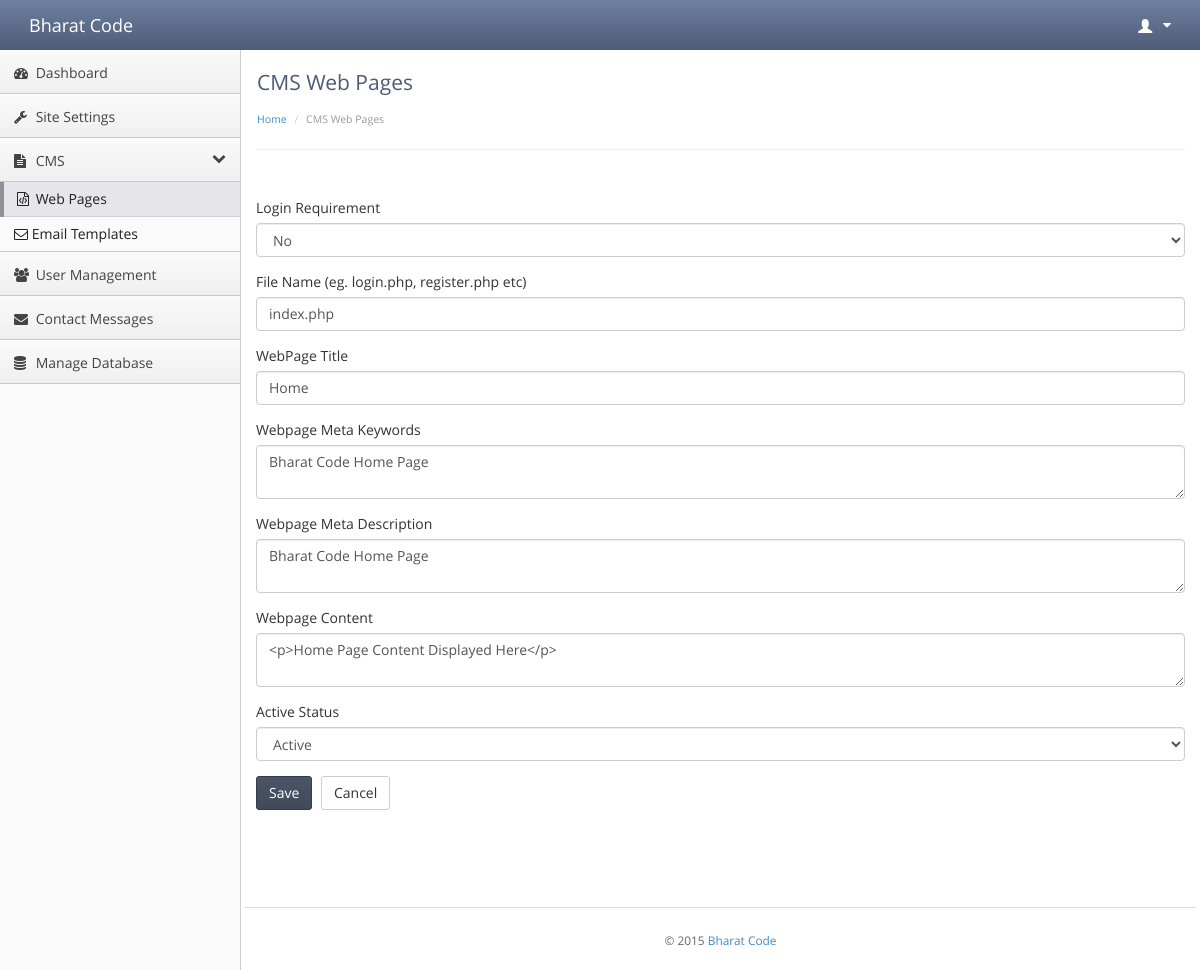
Screenshot of /admin/cmswebpages.php?action=edit&id=1 (signed in) with the database file from the repository.
### tables this page shows
CREATE TABLE `bh_cms_webpages` (
  `webpage_id` int(11) NOT NULL AUTO_INCREMENT COMMENT 'Primary Key',
  `login_require` int(1) NOT NULL,
  `webpage_url` varchar(250) NOT NULL,
  `webpage_title` varchar(100) NOT NULL,
  `webpage_keywords` text NOT NULL,
  `webpage_description` text NOT NULL,
  `webpage_content` longtext NOT NULL,
  `active_status` int(1) NOT NULL COMMENT '0:Inactive, 1: Active',
  PRIMARY KEY (`webpage_id`)
);

### class/Main.class.php (called while the page is built, shortened)
<?php
class Main
{
		public function __construct()
		{
			$this->pagefilename = basename($_SERVER['PHP_SELF']);
			$info_array = array();
			$this->sitedata = $this->GetSingleRecord("site_settings",$info_array);
		}
			public function GetSingleRecord($tablename,array $array)
			{
				if(TABLE_PREFIX!="")
				{
					$tablename = TABLE_PREFIX.$tablename;
				}
				$record = array();
				if(!isset($array['fields']) || $array['fields']=="") {$array['fields']="*";}
				$query_string = "select ".$array['fields']." from ".$tablename." where 1=1 ";
				if(@$array['where']!="")
				{
					$query_string.=" and ".$array['where']." ";
				}
				$query = mysql_query($query_string) or die(mysql_error());
				if(@mysql_num_rows($query)>0)
				{
					$record = mysql_fetch_assoc($query);
				}
				return $record;
			}
}
?>

### admin/class/Admin.class.php (called while the page is built, shortened)
<?php
@include("../class/Main.class.php");
class Admin extends Main
{
	public function __construct()
	{
		parent::__construct();
	}
}
?>

### admin/class/CMS.class.php (called while the page is built, shortened)
<?php
include("Admin.class.php");
class CMS extends Admin
{
	public function __construct()
	{
		parent::__construct();
			if($this->pagefilename=="cmswebpages.php")
			{
				if(isset($_POST['submit_add']))
				{
					array_splice($_POST, -1);
					$insert_id = $this->InsertRecord("cms_webpages",$_POST);
					if($insert_id>0)
					{
						$_SESSION['admin_response'] = array("status"=>"success","message"=>"Record has been added successfully.");
					}
					$this->RedirectPage($this->pagefilename);
				}
				else if(isset($_GET['action']) && $_GET['action']=="edit" && isset($_GET['id']) && is_numeric($_GET['id']))
				{
					if(isset($_POST['submit_edit']))
					{
						array_splice($_POST, -1);
						$records = $this->UpdateRecord("cms_webpages",$_POST,"webpage_id='".$_GET['id']."'");
						if($records>0)
						{
							$_SESSION['admin_response'] = array("status"=>"success","message"=> " Record has been updated successfully.");
						}
						$this->RedirectPage($this->pagefilename);
					}
					else
					{
						$info_array = array("where"=>"webpage_id='".$_GET['id']."'");
						$this->data = $this->GetSingleRecord("cms_webpages",$info_array);
					}
				}
			}
	}
}
?>

### admin/cmswebpages.php (the view, shortened to what this page needs)
<?php
@include("class/CMS.class.php");
$Admin = new CMS();
@include("includes/header.php");
?>
<?php if(isset($_GET['action']) && ($_GET['action']=="add" || $_GET['action']=="edit")) { ?>
<div class="row">
  <div class="col-md-12">
    <br>
    <div id="myTabContent" class="tab-content">
      <div class="tab-pane active in" id="home">
      	<form method="post" enctype="multipart/form-data">
      		<div class="form-group">
		        <label>Login Requirement</label>
		        <select name="login_require" id="login_require" class="form-control">
					<option value="0" <?php if(@$Admin->data['login_require']=="0") echo "selected"; ?>>No</option>
		        </select>
	        </div>
      		<div class="form-group">
		        <label>File Name (eg. login.php, register.php etc)</label>
		        <input type="text" name="webpage_url" id="webpage_url" class="form-control" value="<?php echo stripslashes(@$Admin->data['webpage_url']);?>" title="Please Enter Web Page URL">
	        </div>
	        <div class="form-group">
		        <label>WebPage Title</label>
		        <input type="text" name="webpage_title" id="webpage_title" class="form-control" value="<?php echo stripslashes(@$Admin->data['webpage_title']);?>" title="Please Enter Web Page Title">
	        </div>
	        <div class="form-group">
		        <label>Webpage Meta Keywords</label>
		        <textarea name="webpage_keywords" id="webpage_keywords" class="form-control"><?php echo stripslashes(@$Admin->data['webpage_keywords']);?></textarea>
	        </div>
	        <div class="form-group">
		        <label>Webpage Meta Description</label>
		        <textarea name="webpage_description" id="webpage_description" class="form-control"><?php echo stripslashes(@$Admin->data['webpage_description']);?></textarea>
	        </div>
	        <div class="form-group">
		        <label>Webpage Content</label>
		        <textarea name="webpage_content" id="webpage_content" class="ckeditor form-control"><?php echo stripslashes(@$Admin->data['webpage_content']);?></textarea>
	        </div>
	        <div class="form-group">
		        <label>Active Status</label>
		        <select name="active_status" id="active_status" class="form-control">
		        	<option value="1" <?php if(@$Admin->data['active_status']=="1") echo "selected"; ?>>Active</option>
		        </select>
	        </div>
	        <div class="btn-toolbar list-toolbar">
		      	<input type="submit" name="submit_<?php echo $_GET['action'];?>" value="Save" class="btn btn-primary">
				<input type="button" name="cancel_button" value="Cancel" onclick="window.location='<?php echo $Admin->pagefilename;?>';" class="btn btn-default">
		    </div>
      	</form>
      </div>
    </div>
  </div>
</div>
<?php } ?>
<?php @include("includes/footer.php"); ?>

### admin/stylesheets/theme.css (style rules this page uses)
body { background: #fafafa; background-position: initial initial; background-repeat: initial initial; margin: 0px; padding: 0px; }
body, h1, h2, h3, h4, h5, h6, p, a, .h1, .h2, .h3, .h4, .h5, .h6 { font-family: 'Open Sans', helvetica, arial, sans-serif; }
label { font-weight: normal; }
.btn-toolbar.list-toolbar { margin-bottom: 1em; }
.btn { -webkit-border-radius: 3px; -moz-border-radius: 3px; border-radius: 3px; }
.btn-primary { background-color: #414959; background-image: -webkit-gradient(linear, 0 0, 0 100%, from(#4c5568), to(#414959)); border: 1px solid #363d4a; font-weight: normal; }

### rows the page displays
bh_cms_webpages: login_require "No", webpage_url "index.php", webpage_title "Home", webpage_keywords "Bharat Code Home Page", webpage_description "Bharat Code Home Page", webpage_content "<p>Home Page Content Displayed Here</p>", active_status "Active"

### other values shown
SITE_TITLE "Bharat Code"
$Admin->pagetitle "CMS Web Pages"
